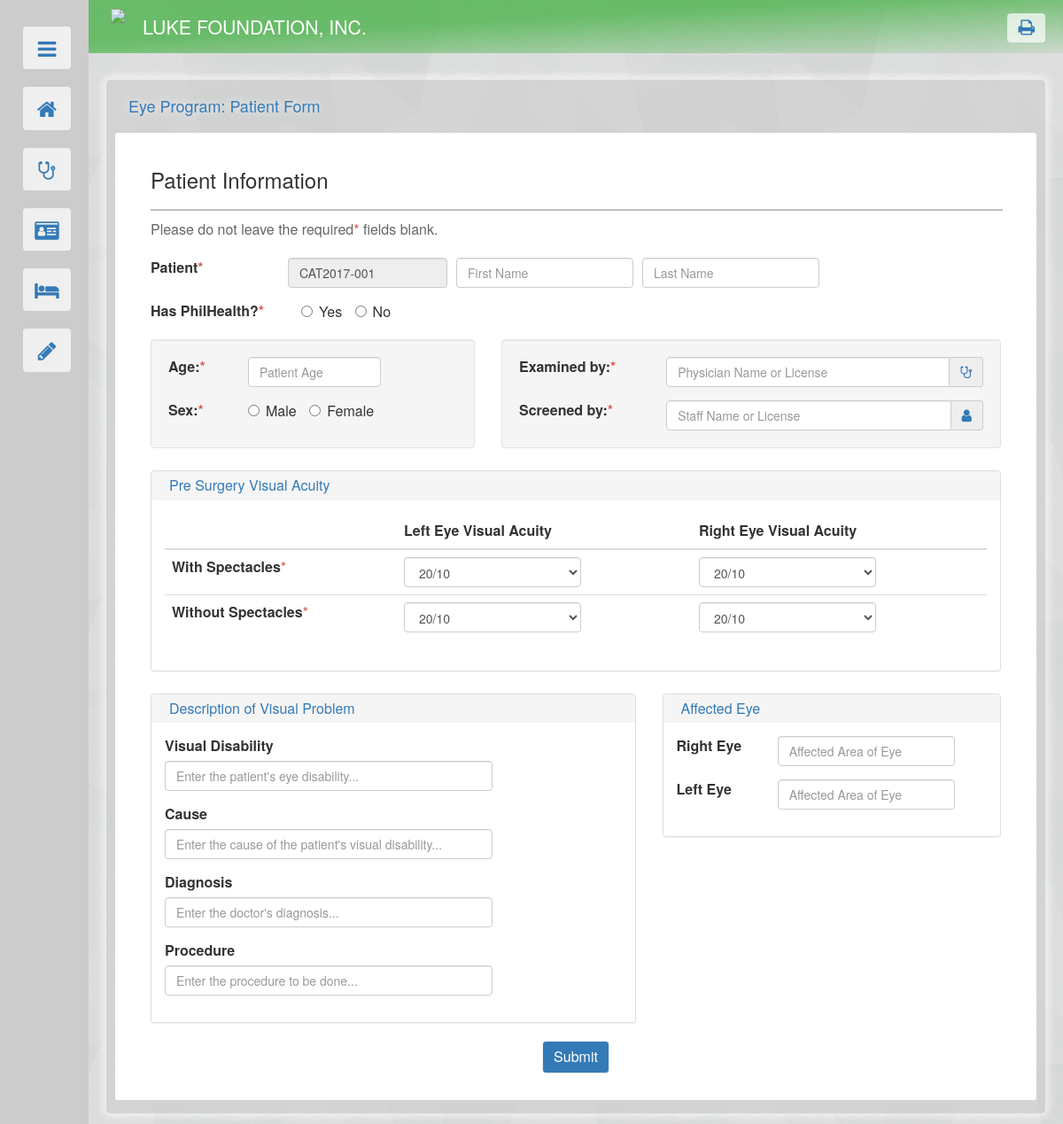
/form_patient.php, run on an earlier commit of the app's database.
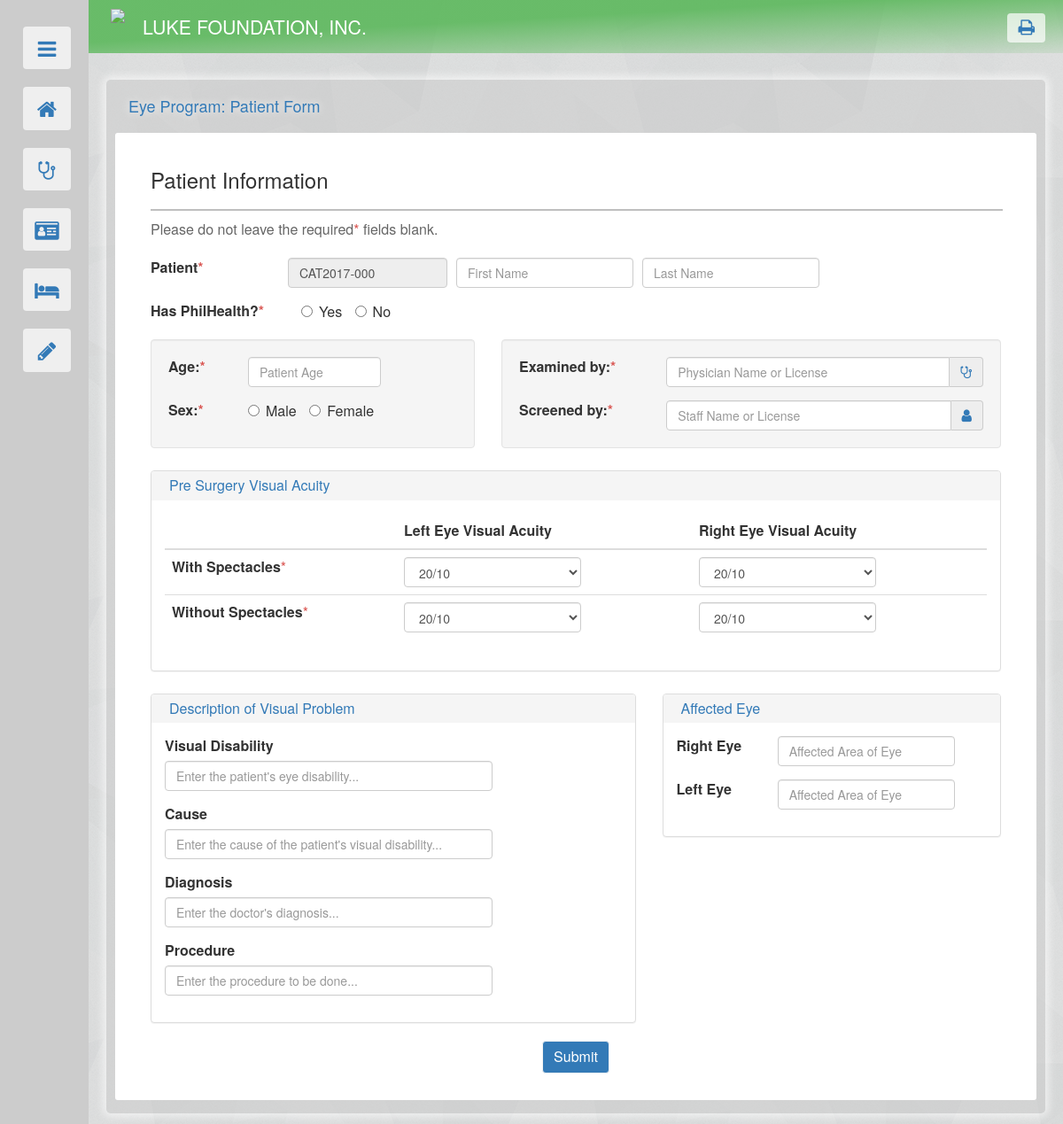
And on a later commit of the database.
### tables this page shows
create table EYEPATIENT(
	PAT_ID_NUM VARCHAR(15) NOT NULL UNIQUE,
	PAT_FNAME VARCHAR(20) NOT NULL,
	PAT_LNAME VARCHAR(20) NOT NULL,
	PAT_AGE VARCHAR(6) NOT NULL,
	PAT_PH CHAR(1) NOT NULL,
	PAT_SEX CHAR(1) NOT NULL,
	PHY_LICENSE_NUM CHAR(7) NOT NULL,
	STAFF_LICENSE_NUM CHAR(7) NOT NULL,
	PRE_VA_WITH_SPECT_LEFT VARCHAR(7) NOT NULL,
	POST_VA_WITH_SPECT_LEFT VARCHAR(7),
	PRE_VA_WITH_SPECT_RIGHT VARCHAR(7) NOT NULL,
	POST_VA_WITH_SPECT_RIGHT VARCHAR(7),
	PRE_VA_NO_SPECT_LEFT VARCHAR(7) NOT NULL,
	POST_VA_NO_SPECT_LEFT VARCHAR(7),
	PRE_VA_NO_SPECT_RIGHT VARCHAR(7) NOT NULL,
	POST_VA_NO_SPECT_RIGHT VARCHAR(7),
	VISUAL_DISABILITY VARCHAR(15),
	DISABILITY_CAUSE VARCHAR(30),
	DIAGNOSIS VARCHAR(15),
	PROCEDURE_TO_DO VARCHAR(15),
	RIGHT_EYE_AFFECTED VARCHAR(12),
	LEFT_EYE_AFFECTED VARCHAR(12),
	PRIMARY KEY (PAT_ID_NUM),
	FOREIGN KEY (PHY_LICENSE_NUM) references DOCTOR(DOC_LICENSE_NUM) on update cascade
);

### form_patient.php (the view, shortened to what this page needs)
<!DOCTYPE html>
<html>
	<head>
		<link rel="stylesheet" href="references/bootstrap.min.css">
		<link rel="stylesheet" href="references/font-awesome.min.css">
		<link rel="stylesheet" href="references/typeahead.css">
		<link rel="stylesheet" type="text/css" href="theme2.css">
	</head>
	<body style="justify-content: center;">
		<?php include("nav.php"); ?>
		<div id="body">
			<div class="container-fluid" id="outer">
				<div class="container-fluid" style="color: #337ab7; text-shadow: 0px 0px 10px #ffffff; margin-bottom: 10px;">
					<h4>Eye Program: Patient Form</h4>
				</div>
				<?php
					$ID_LENG = 15;
					$PHYL_LENG = 50;
					$STAFFL_LENG = 50;
					$VD_MAX = 15;
					$DC_MAX = 30;
					$REA_MAX = 12;
					$LEA_MAX = 12;
					$VA_choice = array("20/10", "20/12.5", "20/16", "20/20", "20/25", "20/32", "20/40", "20/50", "20/63","20/70", "20/80", "20/100", "20/120", "20/160", "20/200", "CF 1'", "CF 2'", "CF 3'", "CF 4'", "CF 5'", "CF 6'", "CF 7'", "CF 8'", "CF 9'", "CF 10'", "CF 11'", "CF 12'", "CF 13'", "CF 14'", "CF 15'", "CF 16'", "CF 17'", "CF 18'", "CF 19'", "CF 20'", "HM", "+LP", "-LP", "U");
					include('dbconnect.php');
					$current_year = getdate()['year'];
					$output = $mydatabase->prepare("select PAT_ID_NUM from EYEPATIENT where PAT_ID_NUM like 'CAT".$current_year."-%' order by PAT_ID_NUM DESC LIMIT 1");
					$output->execute();
					$line = $output->get_result();
					$dataline = $line->fetch_assoc();
					if(sizeof($dataline) == 0){
						$NEXT_ID = "CAT".$current_year."-000";
					}else{
						$LAST_VAL = explode("-", $dataline["PAT_ID_NUM"])[1];
						if(intval($LAST_VAL)+1 < 10){
							$NEXT_ID = "CAT".$current_year."-00".( (string) intval($LAST_VAL)+1);
						}else if(intval($LAST_VAL)+1 < 100){
							$NEXT_ID = "CAT".$current_year."-0".( (string) intval($LAST_VAL)+1);
						}else{
							$NEXT_ID = "CAT".$current_year."-".( (string) intval($LAST_VAL)+1);
						}
					}
				?>
				<div class="container-fluid" id="basic" style="padding-top: 10px;">
					<div id="inner" style="background-color:;">
						<div class="container-fluid" >
							<div class="container-fluid">
								<h3>Patient Information</h3>
								<hr>
								<p style="margin-bottom: 20px; color:#666666;">
									Please do not leave the required<span style="color: #d9534f">*</span> fields blank.
								</p>
								<form method="post" action="submit.php">
									<div class="form-group row">
										<label class="control-label col-md-3" for="P_ID" style="float:left; width:170px;">Patient<span style="color: #d9534f">*</span> </label>
										<div class="" style="width: 180px; float: left; margin-right:10px;">
											<input type="text" class="form-control" id="P_ID" name="P_ID"  placeholder="Patient ID" maxlength="<?php echo $ID_LENG; ?>" value=<?php echo $NEXT_ID ?> required readonly>
										</div>
										<div class="" style="width: 200px; float: left; margin-right:10px;">
											<input type="text" class="form-control" id="P_FNAME" placeholder="First Name" maxlength="20" name="P_FNAME" required>
										</div>
										<div class="" style="width: 200px; float: left; margin-right:10px;">
											<input type="text" class="form-control" id="P_LNAME" placeholder="Last Name" maxlength="20" name="P_LNAME" required>
										</div>
									</div>
									<div class="form-group row">
										<label class="control-label col-md-3" for="P_PH" style="float:left; width:170px;">Has PhilHealth?<span style="color: #d9534f">*</span> </label>
										<div class="col-md-4" style="width: 280px; float: left;">
											<label class="radio-inline" id="P_PH"><input name="P_PH" type="radio" value="Y">Yes</label>
											<label class="radio-inline" id="P_PH"><input name="P_PH" type="radio" value="N" required>No</label>
										</div>
									</div>
									<div class="row">
										<div style="width:40%; float:left;">
										<div class="container-fluid well"  style="margin: 0px 15px;">
											<div class="form-group row">
												<label class="control-label col-md-2" for="P_AGE" style="float:left; width:90px;">Age:<span style="color: #d9534f">*</span> </label>
												<div class="col-md-3" style="width: 180px; float: left;">
													<input type="text" class="form-control" id="P_AGE" name="P_AGE" placeholder="Patient Age" maxlength="6" required>
												</div>
											</div>
											<div class="form-group row" style="margin-bottom:6px;">
												<label class="control-label col-md-2" for="P_SEX" style="float:left; width:90px;">Sex:<span style="color: #d9534f">*</span> </label>
												<div class="col-md-4" style="width: 180px; float: left;">
													<label class="radio-inline" id="P_SEX"><input name="P_SEX" type="radio" value="M" required>Male</label>
													<label class="radio-inline" id="P_SEX"><input name="P_SEX" type="radio" value="F">Female</label>
												</div>
											</div>
										</div>
									</div>
									<div style="width:60%; float: left;">
										<div class="container-fluid well" style="margin: 0px 15px;">
											<div class="form-group row">
												<label class="control-label" for="P_PHYLIC" style="float:left; width:30%; padding-left:15px;">Examined by:<span style="color: #d9534f">*</span> </label>
												<div class="col-md-2" style="width: 70%; float: left; ">
												<div class="input-group">
													<input pattern="^(([a-zA-Z](\w*)[ ][a-zA-Z](\w*)[-])*)(\d{7}$)" title="Invalid Input." class="form-control typeahead tt-query" autocomplete="off" id="P_PHYLIC" placeholder="Physician Name or License" maxlength="<? echo $PHYL_LENG ?>" name="P_PHYLIC" required>
													<span class="input-group-addon" role="button" id="add_doctor" onclick="add_on_d()" data-toggle="modal" data-target="#add_new" ><span class="fa fa-stethoscope" style="padding:0px; margin:0px; font-size:16px; color:#337ab7;"></span></span>
												</div>
												</div>
											</div>
											<div class="form-group row" style="margin-bottom:0px;">
												<label class="control-label" for="P_STAFFLIC" style="float:left; width:30%; padding-left:15px;">Screened by:<span style="color: #d9534f">*</span> </label>
												<div class="col-md-2" style="width: 70%; float: left; ">
												<div class="input-group">
													<input pattern="^(([a-zA-Z](\w*)[ ][a-zA-Z](\w*)[-])*)(\d{7}$)" title="Invalid Input." class="form-control typeahead tt-query" autocomplete="off" id="P_STAFFLIC" placeholder="Staff Name or License" maxlength="<?php echo $STAFFL_LENG; ?>" name="P_STAFFLIC" required>
													<span class="input-group-addon" role="button" id="add_staff" onclick="add_on_s()" data-toggle="modal" data-target="#add_new"><span class="fa fa-user" style="padding:0px; margin:0px; font-size:16px; color:#337ab7;"></span></span>
												</div>
												</div>
											</div>
										</div>
									</div>
								</div>
									<div class="panel-group" style="margin-top:25px; margin-bottom:0px;">
										<div class="panel panel-default" style="">
											<div class="panel-heading" id="panelh">Pre Surgery Visual Acuity</div>
											<div class="panel-body">
												<table class="table">
													<thead>
														<th></th>
														<th>Left Eye Visual Acuity</th>
														<th>Right Eye Visual Acuity</th>
													</thead>
													<tbody>
														<tr>
															<td><strong>With Spectacles</strong><span style="color: #d9534f">*</span></td>
															<td>
																<select class="form-control" id="P_VASL1"  name="P_VASL1" style="width: 200px;" required>
																  <?php for ($j=0; $j < count($VA_choice); $j++) {
																	echo "<option>".$VA_choice[$j]."</option>";
																   } ?>
																</select>
															</td>
															<td>
																<select class="form-control" id="P_VASR1"  name="P_VASR1" style="width: 200px;" required>
																  <?php for ($j=0; $j < count($VA_choice); $j++) {
																	echo "<option>".$VA_choice[$j]."</option>";
																   } ?>
															   </select>
															</td>
														</tr>
														<tr>
															<td><strong>Without Spectacles</strong><span style="color: #d9534f">*</span></td>
															<td>
																<select class="form-control" id="P_VAL1"  name="P_VAL1" style="width: 200px;" required>
																  <?php for ($j=0; $j < count($VA_choice); $j++) {
																	echo "<option>".$VA_choice[$j]."</option>";
																   } ?>
															   </select>
															</td>
															<td>
																<select class="form-control" id="P_VAR1"  name="P_VAR1" style="width: 200px;" required>
																  <?php for ($j=0; $j < count($VA_choice); $j++) {
																	echo "<option>".$VA_choice[$j]."</option>";
																   } ?>
															   </select>
															</td>
														</tr>
													</tbody>
												</table>
											</div>
										</div>
									</div>
									<div class="row">
										<div class="col-md-7">
											<div class="panel-group" style="margin-top:25px;">
												<div class="panel panel-default" style="">
													<div class="panel-heading" id="panelh">Description of Visual Problem</div>
													<div class="panel-body">
														<div class="form-group row">
															<label class="control-label col-md-2" for="P_VD" style="float:left; width:170px;">Visual Disability </label>
															<div class="col-md-4" style="width: 400px;">
																<input type="text" class="form-control" id="P_VD" placeholder="Enter the patient's eye disability..." maxlength="<?php echo $VD_MAX; ?>" name="P_VD">
															</div>
														</div>
														<div class="form-group row">
															<label class="control-label col-md-2" for="P_DC" style="float:left; width:170px;">Cause </label>
															<div class="col-md-6" style="width: 400px;">
																<input type="text" class="form-control" id="P_DC" placeholder="Enter the cause of the patient's visual disability..." maxlength="<?php echo $DC_MAX; ?>" name="P_DC">
															</div>
														</div>
														<div class="form-group row">
															<label class="control-label col-md-2" for="P_DIAG" style="float:left; width:170px;">Diagnosis </label>
															<div class="col-md-6" style="width: 400px;">
																<input type="text" class="form-control" id="P_DIAG" placeholder="Enter the doctor's diagnosis..." maxlength="15" name="P_DIAG">
															</div>
														</div>
														<div class="form-group row">
															<label class="control-label col-md-2" for="P_PROC" style="float:left; width:170px;">Procedure </label>
															<div class="col-md-6" style="width: 400px;">
																<input type="text" class="form-control" id="P_PROC" placeholder="Enter the procedure to be done..." maxlength="15" name="P_PROC">
															</div>
														</div>
													</div>
												</div>
											</div>
										</div>
										<div class="col-md-5">
											<div class="panel-group" style="margin-top:25px;">
												<div class="panel panel-default" style="">
													<div class="panel-heading" id="panelh">Affected Eye</div>
													<div class="panel-body">
														<div class="form-group row">
															<label class="control-label col-md-2" for="P_REA" style="float:left; width:30%;">Right Eye</label>
															<div class="col-md-4" style="width: 70%;">
															<div style="width:200px;">
																<input type="" class="form-control" id="P_REA" placeholder="Affected Area of Eye" maxlength="<?php echo $REA_MAX; ?>" name="P_REA">
															</div>
															</div>
														</div>
														<div class="form-group row">
															<label class="control-label col-md-2" for="P_LEA" style="float:left; width:30%;">Left Eye</label>
															<div class="col-md-4" style="width: 70%;">
															<div style="width:200px;">
																<input type="" class="form-control" id="P_LEA" placeholder="Affected Area of Eye" maxlength="<?php echo $LEA_MAX; ?>" name="P_LEA">
															</div>
															</div>
														</div>
													</div>
												</div>
											</div>
										</div>
									</div>
									<div class="text-center" style="margin-bottom: 20px;">
										<button type="submit" class="btn" id="go" name="patients_info">Submit</button>
									</div>
								</form>
							</div>
						</div>
					</div>
				</div>
			</div>
		</div>
	</body>
</html>

### nav.php (shortened to what this page needs)
<?php
	$link = array("Home.php", "doctors.php", "patient.php", "surgery.php");
	$link_sym = array("home", "stethoscope", "id-card", "bed");
	echo '<div style="position: relative;"><div id="sider">
			<div style="padding: 20px;">';
	echo 		'<button class="btn" onclick="OSB()" id="OSB" value="0"  style="float: right; width: 54px;">
					<span class="fa fa-bars"></span>
				</button>';
	for ($i=0; $i < sizeof($link); $i++) {
		echo '<a  href="'.$link[$i].'">
				<button class="btn" id="OSB" style="float:right;">
					<span class=" fa fa-'.$link_sym[$i].'"></span>';
		echo 	'</button>
			</a>';
	}
	$forms = " Forms ";
	echo '<button class="btn" id="FSB" onclick="FSB()" style="float:right;">
			<span class=" fa fa-pencil" value="0"></span>
			<p class="collapse peeklabel" id="nav-label" style="font-size: 12pt; float:left; padding-top:5px; padding-left: 20px;">'.$forms.'</p>
		</button>
		<div id="subform">';
	echo '</div></div></div></div>';
	echo
	'<div class="container" id="headlogo" style="transition: 0.5s; background: linear-gradient(to bottom right, rgba(92, 184, 92, 0.9) 40%, rgba(92, 184, 92, 0) 110%); padding: 10px; width: calc(100% - 100px); height:60px; margin-left:100px; margin-bottom: 10px; min-width: 950px;">
		<a href="Home.php">
		<div >
			<img style="float:left; height:40px; margin-left:15px; opacity:0.9;" src="images/luke_logo.bmp">
			<p style="float:left; font-size:16pt; color:#ffffff; margin: 5px 20px;"> LUKE FOUNDATION, INC. </p>
		</div>
		</a>
		<div style="float:right;">
			<button class="btn" onclick="page_print()" style="margin-right:10px; border: none;"><span class="fa fa-print" style="font-size:20px;"></span> </button>
		</div>
	</div>';
?>

### references/typeahead.css (style rules this page uses)
.input-group .twitter-typeahead:first-child .tt-input, .input-group .twitter-typeahead:first-child .tt-hint { border-bottom-left-radius: 4px; border-top-left-radius: 4px; width: 100%; }
.twitter-typeahead .tt-hint { color: #999999; }
.twitter-typeahead .tt-input { z-index: 2; }

### theme2.css (style rules this page uses)
#sider { background-color: rgb(204, 204, 204); z-index: 1; color: #337ab7; position: fixed; width: 100px; height: 100%; transition: 0.5s; }
#sider button { width: 90%; font-size:24px; margin: 10px 0px; }
#headlogo button { margin-top: 5px; background-color: rgba(255, 255, 255, 0.7); color: #337ab7; }
#body { padding: 20px; margin-left: 100px; }
body { background-image: url("/images/bg2.png"); background-color: #d9d9d9; }
#outer { background-color: rgba(204, 204, 204, 0.5); margin: auto; padding: 10px 10px 15px 10px; border-radius: 5px; min-width: 900px; box-shadow: 0px 0px 10px 4px rgba(255,255,255, 0.6); }
hr { border: solid 1px #bfbfbf; width:100%; padding: 0px; margin: 20px 0px 10px 0px; }
div, li, td { font-size: 12pt; overflow-wrap: break-word; }
#go, #veracity { background-color: #337ab7; border-color: #f2f2f2; color: #ffffff; font-size: 12pt; }
#panelh { padding:5px 20px; font-size:12pt; color: #337ab7; }
#basic { background-color: #ffffff; padding: 0px; margin: 0px; border-radius: 3px; }
#inner { padding: 10px; }
.twitter-typeahead, .tt-hint, .tt-input, .tt-menu { width: 100%; }

What changed in the data, as far as the page shows it:
removed eyepatient: P_ID "CAT2017-001"
Also different on the page:
form field P_ID: (not shown) → "CAT2017-000"
